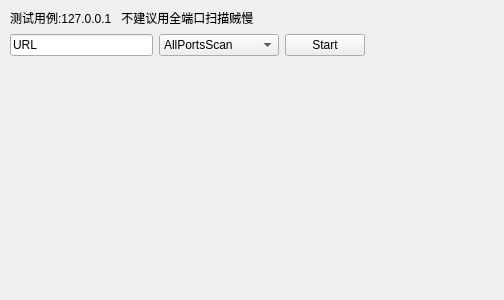
<?xml version="1.0" encoding="UTF-8"?>
<ui version="4.0">
 <class>PortSacnForm</class>
 <widget class="QWidget" name="PortSacnForm">
  <property name="geometry">
   <rect>
    <x>0</x>
    <y>0</y>
    <width>504</width>
    <height>300</height>
   </rect>
  </property>
  <property name="windowTitle">
   <string>Form</string>
  </property>
  <widget class="QWidget" name="layoutWidget">
   <property name="geometry">
    <rect>
     <x>10</x>
     <y>30</y>
     <width>355</width>
     <height>30</height>
    </rect>
   </property>
   <layout class="QHBoxLayout" name="horizontalLayout">
    <item>
     <widget class="QLineEdit" name="lineEdit">
      <property name="text">
       <string>URL</string>
      </property>
     </widget>
    </item>
    <item>
     <widget class="QComboBox" name="comboBox">
      <property name="minimumSize">
       <size>
        <width>120</width>
        <height>0</height>
       </size>
      </property>
      <property name="maximumSize">
       <size>
        <width>1120</width>
        <height>16777215</height>
       </size>
      </property>
      <item>
       <property name="text">
        <string>AllPortsScan</string>
       </property>
      </item>
      <item>
       <property name="text">
        <string>SomePortsScan</string>
       </property>
      </item>
     </widget>
    </item>
    <item>
     <widget class="QPushButton" name="pushButton">
      <property name="text">
       <string>Start</string>
      </property>
     </widget>
    </item>
   </layout>
  </widget>
  <widget class="QLabel" name="label">
   <property name="geometry">
    <rect>
     <x>10</x>
     <y>10</y>
     <width>371</width>
     <height>16</height>
    </rect>
   </property>
   <property name="text">
    <string>测试用例:127.0.0.1   不建议用全端口扫描贼慢</string>
   </property>
  </widget>
 </widget>
 <resources/>
 <connections/>
</ui>
